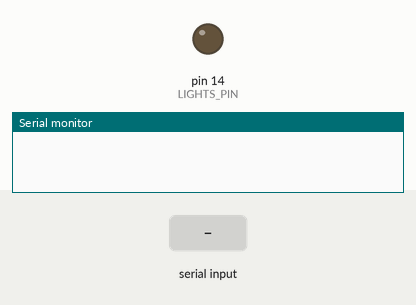
Recording of a sketch running on a simulated Arduino Uno, built with avr-gcc and run on an emulated ATmega328P. Shown: output pins drawn as LEDs (lit = HIGH), the last lines printed to the serial monitor. The test bench sets the inputs (shaded band).

Above: at 1.2 s.
1.3 s: "1" received over Serial
At 1.9 s:
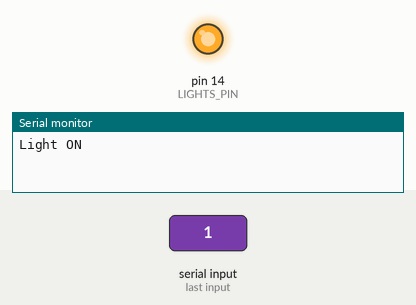
2.8 s: "0" received over Serial
At 4.2 s:
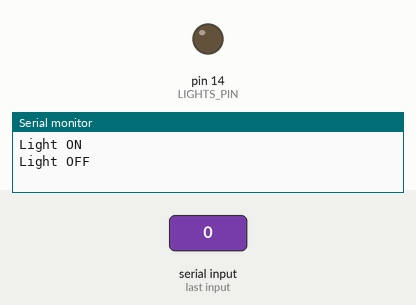
Timing chart, 0 to 5.8 s (numbered marks = the images above; inputs shaded):
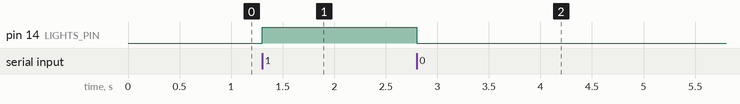

The sketch:

Lights.ino
```cpp
/**
* Auther : Bemwa Emeil
* Date : 6 / 11 / 2024
* Task Name : transmit a signal to turn on/off the lights
*/

 //------------------------------------------ Includes -------------------------------------------//

#include <stdint.h>


//----------------------------------------------- Setup -----------------------------------------//
int LIGHTS_PIN = 14;

void setup() {
  // Set up the pin as an output

  pinMode(LIGHTS_PIN, OUTPUT);

  // Begin serial communication for command input

  Serial.begin(9600);
}

//------------------------------------------ Main Loop ------------------------------------------//


void loop() {
 // Check if data is available on the serial port

    if (Serial.available() > 0) {

    // Read the incoming byte

    u8 Copy_u8Command = Serial.read();


    // Check command for turning the light on or off

    if (Copy_u8Command == '1') {
      digitalWrite(LIGHTS_PIN, HIGH); // Turn on light
      Serial.println("Light ON");
    }
    else if (Copy_u8Command == '0') {
      digitalWrite(LIGHTS_PIN, LOW); // Turn off light
      Serial.println("Light OFF");
    }
  }


}
```

Measured:
- after the input at 1.3 s, pin 14 (LIGHTS_PIN): LOW → HIGH at once
- after the input at 2.8 s, pin 14 (LIGHTS_PIN): HIGH → LOW at once
